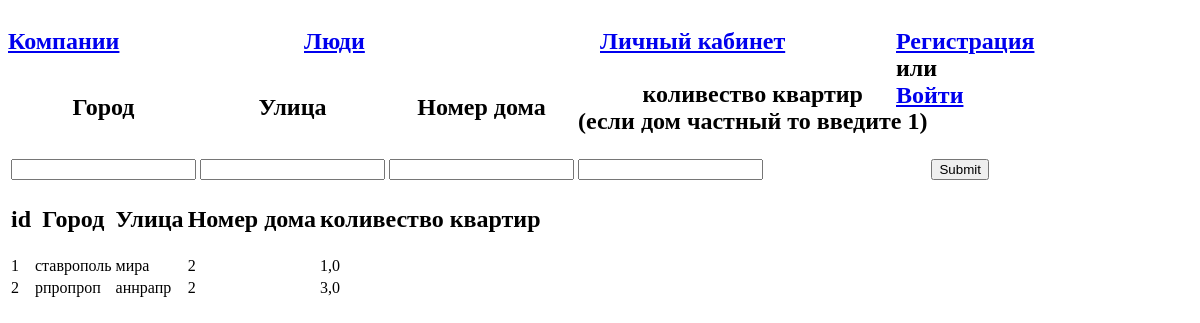
The app's page /create_home/1/, older data.
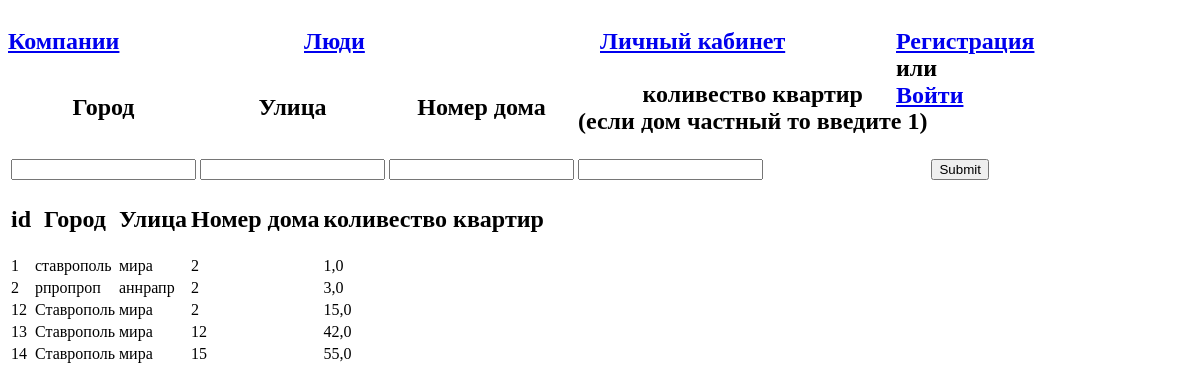
The same page, newer data.
### main/models.py (models this page shows)
class Home(models.Model):
	company = models.ManyToManyField("Company")
	city = models.TextField()
	street = models.TextField()
	num_home = models.CharField(max_length=10)
	col_apartment = models.FloatField()

### main/views.py (the view)
# urls.py: path("create_home/<int:id>/",views.create_home, name ="create_home"),
def create_home(request,id):
	homes = Home.objects.filter(company =id)
	return render(request, "main/create_home.html", {"id" : id,"homes":homes})

### main/templates/main/create_home.html (shortened to what this page needs)
{% extends "main/base.html" %}
{% block content %}
	<table>
		<thead>
			<th> <h2> Город </h2> </th>
			<th> <h2> Улица </h2> </th>
			<th> <h2> Номер дома </h2> </th>
			<th> <h2> коливество квартир <br /> (если дом частный то введите 1)</h2> </th>
		</thead>
		<form method="post" action="/app_home/{{id}}/">
			<tr>
				<td> <input type="text" name="city" /> </td>
				<td> <input type="text" name="street" /> </td>
				<td> <input type="text" name="num_home" /> </td>
				<td> <input type="text" name="col_apartment" /> </td>
				<td> <input type="submit" name="добавить"> </td>
			</tr>
		</form>
	</table>
	<table>
		<thead>
			<th> <h2> id </h2> </th>
			<th> <h2> Город </h2> </th>
			<th> <h2> Улица </h2> </th>
			<th> <h2> Номер дома </h2> </th>
			<th> <h2> коливество квартир</h2> </th>
		</thead>
		{% for home  in homes %}
		<tr>
			<td>{{home.id}}</td>
			<td>{{home.city}}</td>
			<td>{{home.street}}</td>
			<td>{{home.num_home}}</td>
			<td>{{home.col_apartment}}</td>
		</tr>
		{%endfor%}
	</table>
{% endblock %}

Row changes from the older to the newer data that the page shows:
added Home: id "12", city "Ставрополь", street "мира", num_home "2", col_apartment "15,0"
added Home: id "13", city "Ставрополь", street "мира", num_home "12", col_apartment "42,0"
added Home: id "14", city "Ставрополь", street "мира", num_home "15", col_apartment "55,0"
